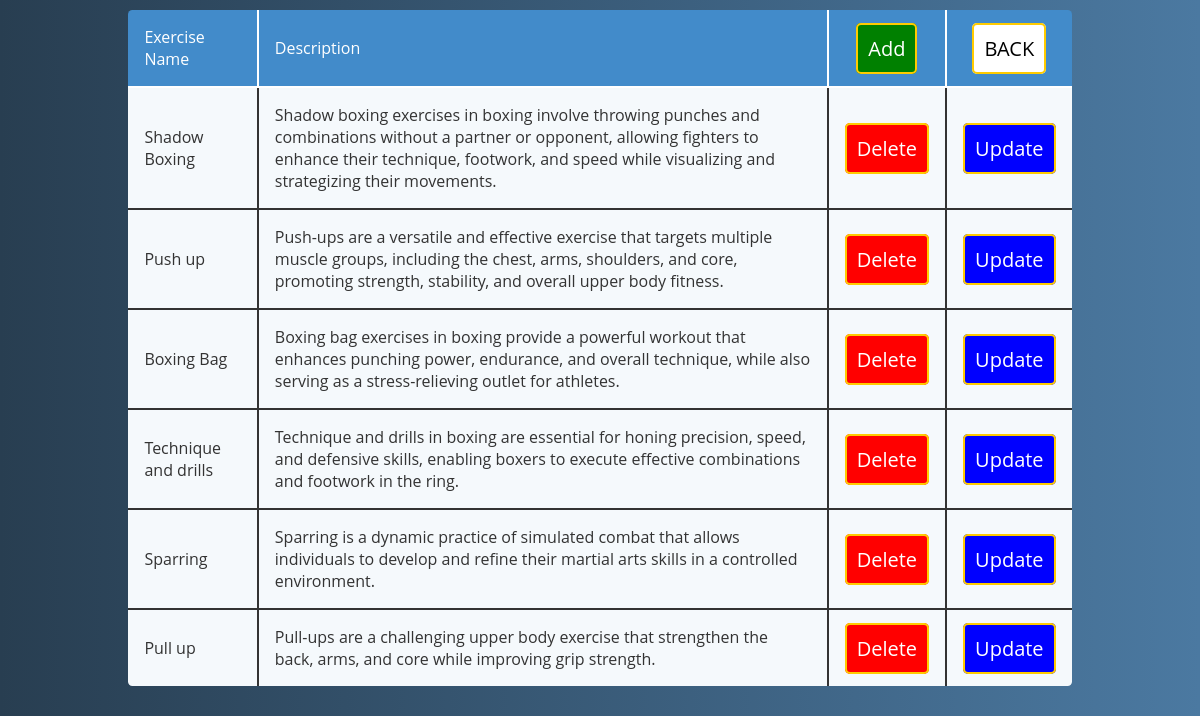
/exercises.php, run on the app's committed database.
### tables this page shows
CREATE TABLE `exercises` (
  `exercise_id` int(20) UNSIGNED NOT NULL,
  `exercise_name` varchar(100) NOT NULL,
  `description` varchar(255) NOT NULL,
  `image` varchar(255) NOT NULL
);

### exercises.php (the view, shortened to what this page needs)
<!DOCTYPE html>
<html lang="en">
<head>
</head>
<body>
<div class = "container">
<table class="rwd-table" width=80% >
<tr><td> Exercise Name </td> <td> Description </td> <td><center><a class="b" href="addex.php">Add</a></center></td><td><center> <a class= "d" href="admin.php">BACK</a></center></td>
<?php	$con= mysqli_connect("localhost", "root","", "bbc");
		$sql="select * from exercises";
		$result=mysqli_query($con,$sql);
if(mysqli_num_rows($result) > 0){
?>
		<?php
		while($row = mysqli_fetch_array($result)) {
		?>
		<tr>
        <td><?php echo $row["exercise_name"]; ?></td>
		<td><?php echo $row["description"]; ?></td>
		<td><a href="deleteexe.php?id=<?php echo $row["exercise_id"]; ?>"class="confirmation">Delete</a></td>
		<td><a class="c" href="updateexe.php?id=<?php echo $row["exercise_id"]; ?>">Update</a></td>
		</tr>
		<?php
		}
	echo "</table>";
}
else{
    echo "0 results";
}
?>
</div>
</body>
</html>

### exercises.php (style rules this page uses)
table,tr,td { border: 2px solid; }
* { font-family: 'Open Sans', sans-serif; }
.rwd-table { margin: auto; min-width: 300px; max-width: 100%; border-collapse: collapse; }
.rwd-table tr:first-child { border-top: none; background: #428bca; color: #fff; }
.rwd-table tr { border-top: 1px solid #ddd; border-bottom: 1px solid #ddd; background-color: #f5f9fc; }
.rwd-table td { display: block; }
.rwd-table td:first-child { margin-top: .5em; }
.rwd-table td:last-child { margin-bottom: .5em; }
.rwd-table td:before { content: attr(data-th) ": "; font-weight: bold; width: 120px; display: inline-block; color: #000; }
.rwd-table th, .rwd-table td { text-align: left; }
.rwd-table { color: #333; border-radius: .4em; overflow: hidden; }
.rwd-table tr { border-color: #bfbfbf; }
.rwd-table th, .rwd-table td { padding: .5em 1em; }
@media screen and (min-width: 600px) { .rwd-table td:before { display: none; } }
@media screen and (min-width: 600px) { .rwd-table th, .rwd-table td { display: table-cell; padding: .25em .5em; } }
@media screen and (min-width: 600px) { .rwd-table th:first-child, .rwd-table td:first-child { padding-left: 0; } }
@media screen and (min-width: 600px) { .rwd-table th:last-child, .rwd-table td:last-child { padding-right: 0; } }
@media screen and (min-width: 600px) { .rwd-table th, .rwd-table td { padding: 1em !important; } }
body { background: #4B79A1; background: -webkit-linear-gradient(to left, #4B79A1 , #283E51); background: linear-gradient(to left, #4B79A1 , #283E51); }
.container { display: block; text-align: center; }
a { background-color:red; color:#fff; border:2px solid #FFCB00; padding: 10px; font-size:20px; border-radius:5px; text-decoration:none; }
.b { background-color:green; color:#fff; border:2px solid #FFCB00; padding: 10px; font-size:20px; border-radius:5px; text-decoration:none; }
.c { background-color:blue; color:#fff; border:2px solid #FFCB00; padding: 10px; font-size:20px; border-radius:5px; text-decoration:none; }
.d { background-color:white; color:black; border:2px solid #FFCB00; padding: 10px; font-size:20px; border-radius:5px; text-decoration:none; }

### data on the page
exercises: exercise_name "Shadow Boxing", description "Shadow boxing exercises in boxing involve throwing punches and combinations without a partner or opponent, allowing fighters to enhance their technique, footwork, and speed while visualizing and strategizing their movements."
exercises: exercise_name "Push up", description "Push-ups are a versatile and effective exercise that targets multiple muscle groups, including the chest, arms, shoulders, and core, promoting strength, stability, and overall upper body fitness."
exercises: exercise_name "Boxing Bag", description "Boxing bag exercises in boxing provide a powerful workout that enhances punching power, endurance, and overall technique, while also serving as a stress-relieving outlet for athletes."
exercises: exercise_name "Technique and drills", description "Technique and drills in boxing are essential for honing precision, speed, and defensive skills, enabling boxers to execute effective combinations and footwork in the ring."
exercises: exercise_name "Sparring", description "Sparring is a dynamic practice of simulated combat that allows individuals to develop and refine their martial arts skills in a controlled environment."
exercises: exercise_name "Pull up", description "Pull-ups are a challenging upper body exercise that strengthen the back, arms, and core while improving grip strength."
